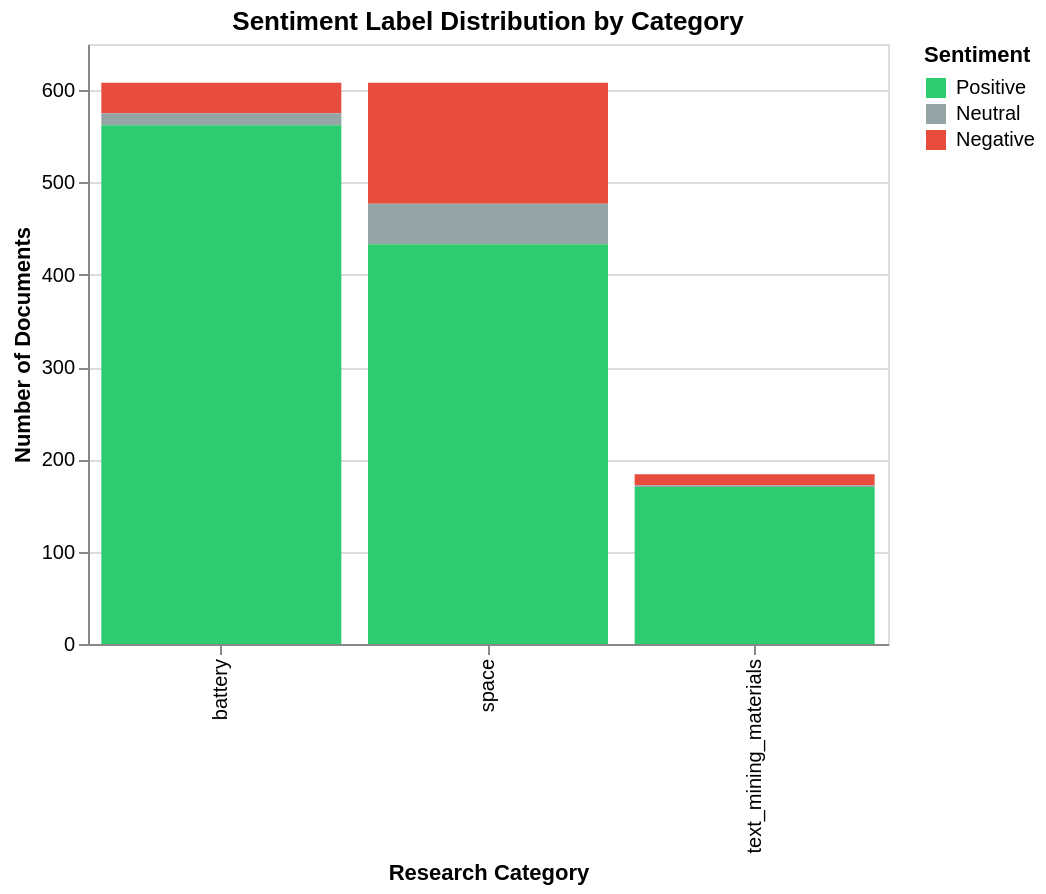

The notebook cell saved with this chart:
### Markdown cell above
The box plot reveals not just the average sentiment but the full distribution within each category. Battery and text mining materials both show narrow, high-positioned boxes, indicating that papers in these fields consistently use positive language with little variation. Space papers show a dramatically wider box spanning nearly the full sentiment range, reflecting the coexistence of highly positive mission success papers alongside neutral or negative papers reporting technical failures, radiation risks, and system anomalies. This variability in space research sentiment is itself a meaningful finding — space is a more rhetorically diverse field than battery research.

### Code cell
# --- Chart: Sentiment Label Distribution by Category ---
# How many abstracts are positive, neutral, or negative per category?

sent_label_counts = sentiment_df.groupby(['category', 'sentiment_label']).size().reset_index(name='count')

chart_sent_labels = alt.Chart(sent_label_counts).mark_bar().encode(
    x=alt.X('category:N', title='Research Category'),
    y=alt.Y('count:Q', title='Number of Documents'),
    color=alt.Color('sentiment_label:N',
                    scale=alt.Scale(domain=['Positive', 'Neutral', 'Negative'],
                                    range=['#2ecc71', '#95a5a6', '#e74c3c']),
                    legend=alt.Legend(title='Sentiment')),
    tooltip=['category', 'sentiment_label', 'count']
).properties(
    title='Sentiment Label Distribution by Category',
    width=400,
    height=300
)

chart_sent_labels

### Figure 1 — Vega specification as saved in the notebook (floating-point values rounded to 4 significant figures)
{"$schema": "https://vega.github.io/schema/vega/v5.json", "data": [{"name": "source_0", "values": [{"category": "battery", "count": 33, "count_end": 608.0, "count_start": 575.0, "sentiment_label": "Negative"}, {"category": "battery", "count": 13, "count_end": 575.0, "count_start": 562.0, "sentiment_label": "Neutral"}, {"category": "battery", "count": 562, "count_end": 562.0, "count_start": 0.0, "sentiment_label": "Positive"}, {"category": "space", "count": 131, "count_end": 608.0, "count_start": 477.0, "sentiment_label": "Negative"}, {"category": "space", "count": 44, "count_end": 477.0, "count_start": 433.0, "sentiment_label": "Neutral"}, {"category": "space", "count": 433, "count_end": 433.0, "count_start": 0.0, "sentiment_label": "Positive"}, {"category": "text_mining_materials", "count": 12, "count_end": 184.0, "count_start": 172.0, "sentiment_label": "Negative"}, {"category": "text_mining_materials", "count": 2, "count_end": 172.0, "count_start": 170.0, "sentiment_label": "Neutral"}, {"category": "text_mining_materials", "count": 170, "count_end": 170.0, "count_start": 0.0, "sentiment_label": "Positive"}]}, {"name": "source_0_x_domain_category", "values": [{"category": "battery"}, {"category": "space"}, {"category": "text_mining_materials"}]}], "marks": [{"type": "rect", "name": "marks", "from": {"data": "source_0"}, "encode": {"update": {"width": {"signal": "max(0.25, bandwidth('x'))"}, "tooltip": {"signal": "{\"category\": isValid(datum[\"category\"]) ? datum[\"category\"] : \"\"+datum[\"category\"], \"sentiment_label\": isValid(datum[\"sentiment_label\"]) ? datum[\"sentiment_label\"] : \"\"+datum[\"sentiment_label\"], \"count\": format(datum[\"count\"], \"\")}"}, "y": {"field": "count_end", "scale": "y"}, "y2": {"field": "count_start", "scale": "y"}, "x": {"field": "category", "scale": "x"}, "fill": {"field": "sentiment_label", "scale": "color"}}}, "style": ["bar"]}], "scales": [{"name": "x", "type": "band", "domain": {"data": "source_0_x_domain_category", "field": "category", "sort": true}, "range": [0, {"signal": "width"}], "paddingInner": 0.1, "paddingOuter": 0.05}, {"name": "y", "type": "linear", "domain": {"data": "source_0", "fields": ["count_start", "count_end"]}, "range": [{"signal": "height"}, 0], "nice": true, "zero": true}, {"name": "color", "type": "ordinal", "domain": ["Positive", "Neutral", "Negative"], "range": ["#2ecc71", "#95a5a6", "#e74c3c"]}], "axes": [{"scale": "y", "orient": "left", "minExtent": 0, "domain": false, "maxExtent": 0, "ticks": false, "grid": true, "labels": false, "aria": false, "gridScale": "x", "zindex": 0, "tickCount": {"signal": "ceil(height/40)"}}, {"scale": "x", "grid": false, "labelAlign": "right", "labelBaseline": "middle", "zindex": 0, "title": "Research Category", "labelAngle": 270, "orient": "bottom"}, {"scale": "y", "zindex": 0, "labelOverlap": true, "orient": "left", "title": "Number of Documents", "grid": false, "tickCount": {"signal": "ceil(height/40)"}}], "title": {"text": "Sentiment Label Distribution by Category", "frame": "group"}, "legends": [{"title": "Sentiment", "fill": "color", "symbolType": "square"}], "style": "cell", "background": "white", "padding": 5, "width": 400, "height": 300}
